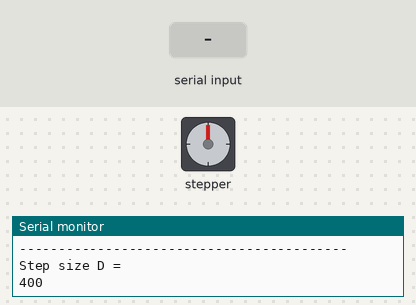
Bench run of a sketch on a simulated Arduino Uno, built with avr-gcc and run on an emulated ATmega328P. Parts: stepper motor, the last lines printed to the serial monitor. The test bench sets the inputs (shaded band). Stepper angles assume 1600 steps per turn.

Above: at 1.4 s.
1.5 s: "90,45,200\n" received over Serial
At 5.7 s:
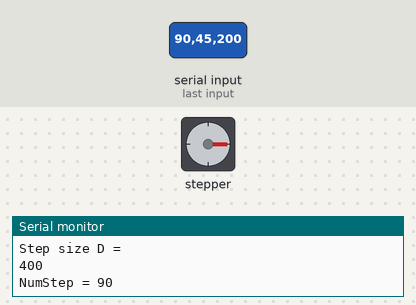
At 51.4 s:
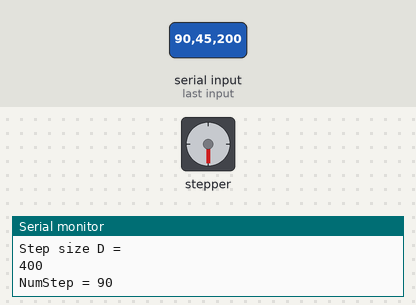
Timing chart, 0 to 51.7 s (numbered marks = the images above; inputs shaded):
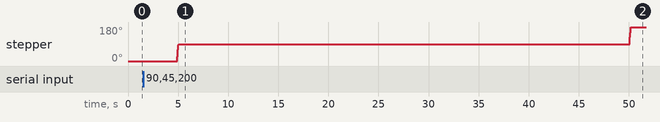

The sketch:

conti_timerLib.ino
```cpp
#include <Stepper.h>
#include <Timer.h>

const long stepsPerRevolution = 1600;  // only determines the torque and affect the speed
const int setMyStepper = stepsPerRevolution;
// recommend to set it to 4 or 8 times the Microstep number
//const int NumPoint = 120;
const int MaxNumPoint = 100;
//const int D = 1248; // 1/2*lambda (1.95mm for 77GHz)
const long D = 400; // 1/2*lambda (2.5mm for 77GHz)
Timer t;
Stepper myStepper(setMyStepper, 6, 7);
int t_start,t_end;

void setup() {
  myStepper.setSpeed(100); // number of setMyStepper arduino step (setMyStepper/2 actual step) per minute
  Serial.begin(9600); // initialize the serial port:

  Serial.println("------------------------------------------");
  Serial.println("-------------- x-plotter (max step 200)-----------------");
  Serial.println("Enter Number of step (1/2*lambda step = 2.5mm)");
  Serial.println("Positive: Move right,  Negative: Move left");
  Serial.println("------------------------------------------");
  Serial.println("Step size D = ");
  Serial.println(D);
}

void loop() {
  while (Serial.available() > 0) {
    int NumStep,pauseInit;
    float pauseStep;
    NumStep = Serial.parseInt();
    pauseStep = Serial.parseFloat();
    pauseInit = Serial.parseInt();
    Serial.print("NumStep = ");
    Serial.println(NumStep);

    t.update();

    if (Serial.read() == '\n') {
      if (NumStep > MaxNumPoint){
          Serial.println("Number of step exceeds max number of step.");
          return;
      }
      else{
        delay(pauseInit*1000);
        t_start = millis();
        if(NumStep >= 0){
            for (int k=0; k<NumStep; k++){
              myStepper.step(D); // 1*lambda move left
              delay(pauseStep*1000);
            }
        }
        else{
            for (int k=0; k<-NumStep; k++){
              myStepper.step(-D); // 1*lambda move left
              delay(pauseStep*1000);
            }
        }
        t_end = millis();
        Serial.println(t_end-t_start);
      }
    }
  }

}

// total time = 4992*60/(20*6400) seconds
```

Measured:
- after the input at 1.5 s, stepper: turns 90° clockwise in 0.14 s, then 90° clockwise in 0.14 s
